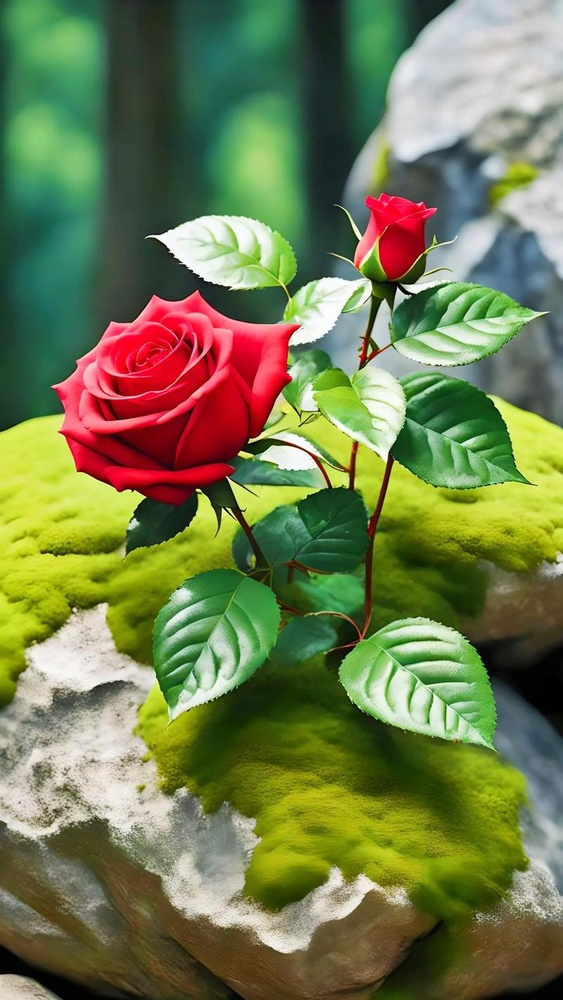
#> input picture day23/课堂代码/day23/hmg.jpeg, 563 x 1000 px, shrunk from 800 x 1422 before the run
$ python '07-简单阈值.py'
#> lines starting #> are read from the running program, lines starting #| are printed output that depends on the picture; after the words box and inside, x2 and y2 are one past the last pixel; in counts of white or black regions, pixels touching at a corner belong together
"""
简单阈值(全局阈值): 对于每个像素，应用相同的阈值。如果像素值小于阈值，则将其设置为0，否则将其设置为最大值(一般设置成255)。
cv2.threshold()：用于简单阈值。
第一个参数是源图像，它应该是灰度图像。
第二个参数是阈值，用于对像素值进行分类。
第三个参数是分配给超过阈值的像素值的最大值。
OpenCV提供了不同类型的阈值，这由函数的第四个参数给出。
该方法返回两个输出。第一个是使用的阈值，第二个输出是阈值后的图像。
"""

import cv2

img = cv2.imread("hmg.jpeg")
#> img is the input picture: shape (1000, 563, 3); mean B, G, R 78.4, 124.1, 113.8
# 将原始图像进行阈值处理， 得到二值图像
# 1. 先将原始图像转灰度图
img_gray = cv2.cvtColor(img, cv2.COLOR_BGR2GRAY)
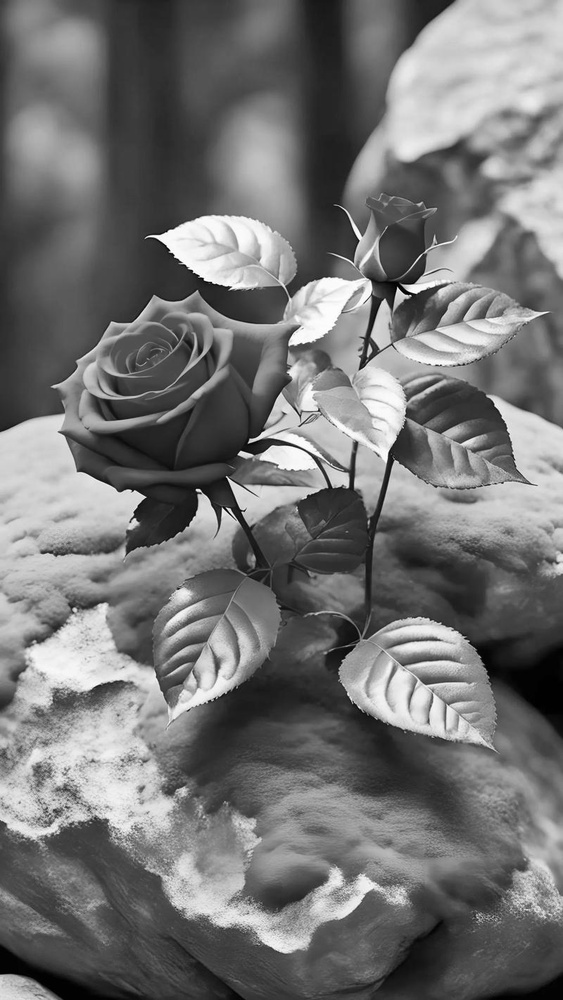
#> img_gray: shape (1000, 563); min 0, max 255, mean 115.8
# 2. 进行阈值处理, 返回值： (阈值， 二值图像)
# _, dst_img = cv2.threshold(img_gray, 180, 255, cv2.THRESH_BINARY)
"""
THRESH_OTSU: 使用"大津算法" 自动计算阈值, 此时参数thresh是没有意义
"""
_, dst_img = cv2.threshold(img_gray, 0, 255, cv2.THRESH_OTSU)
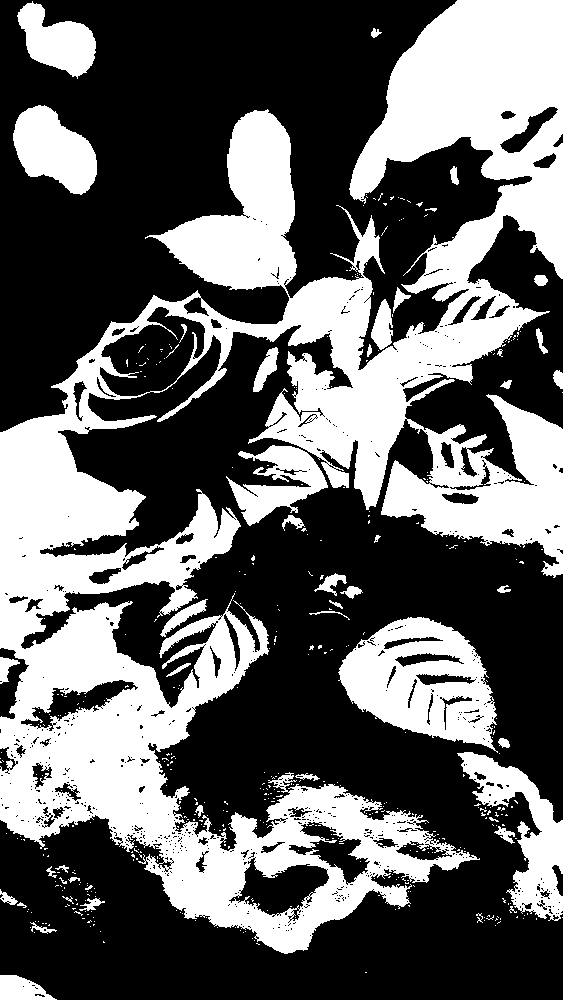
#> dst_img: shape (1000, 563); 38.4% white; 443 white regions (395 under 20 px), largest, box (x1, y1, x2, y2) and area: (0, 0, 563, 954) 178424, (338, 617, 498, 753) 12474, (457, 752, 563, 921) 6398
cv2.imshow("win", dst_img)
cv2.waitKey(0)
cv2.destroyAllWindows()
